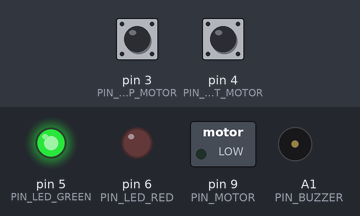
This sketch was run on a simulated Arduino Uno, built with avr-gcc and run on an emulated ATmega328P. Parts: switched loads named in the sketch (green lamp = pin HIGH), output pins drawn as LEDs (lit = HIGH), buzzer (waves = sounding). The inputs (shaded band) are chosen by the test bench; at power-on: pin 4 (PIN_START_MOTOR) HIGH, pin 3 (PIN_STOP_MOTOR) HIGH.

Above: at 1.2 s.
1.3 s: pin 4 (PIN_START_MOTOR) pulled LOW for 0.15 s
At 3.4 s:
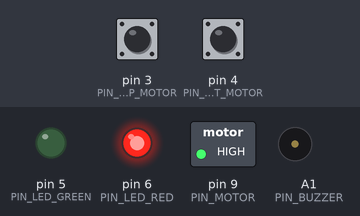
4.3 s: pin 3 (PIN_STOP_MOTOR) pulled LOW for 0.15 s
At 5.5 s:
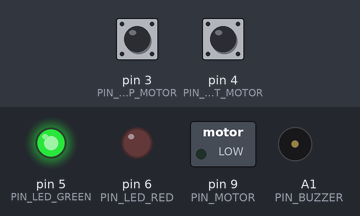
5.9 s: pin 4 (PIN_START_MOTOR) pulled LOW for 1 s
At 6.62 s:
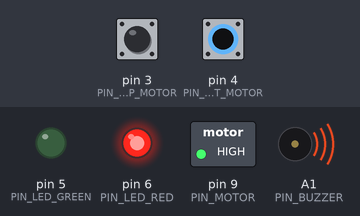
9.2 s: pin 3 (PIN_STOP_MOTOR) pulled LOW for 1 s
At 10.4 s:
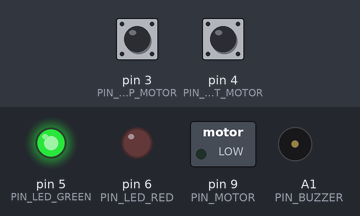
Timing chart, 0 to 12.2 s (numbered marks = the images above; inputs shaded):
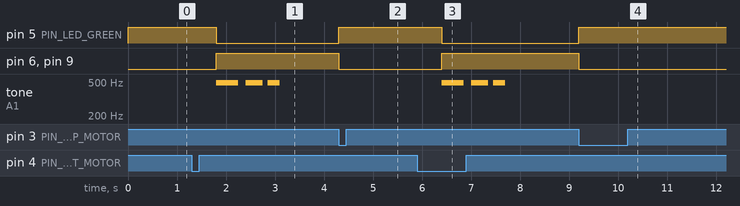

The sketch:

Projekt_14-DC_Motor-ovn2.ino
```cpp
/***************************************************************************************
 * Projekt 14 - DC-Motor -övning 2
 *
 * LÖPANDE BAND
 * Denna övning simulerar ett löpandeband som transporterar paket från ena sidan av
 * fabriken till den andra. Med en krets som består av en knapp för att starta remmen
 * och en slutstegssensor för att stoppa löpandetbandet och kunna lossa paketen.
 * Målen är:
 *   • Starta löpandebandet endast med startknappen, röd lampa tänds och ett ljud avges.
 *  • Stoppa löpandebandet när det behövs med stopp-knappen. En grön lampa tänds.
 ****************************************************************************************/

const int PIN_MOTOR       = 9;
const int PIN_STOP_MOTOR  = 3;
const int PIN_START_MOTOR = 4;
const int PIN_LED_GREEN   = 5;
const int PIN_LED_RED     = 6;
const int PIN_BUZZER      = A1;

bool state = 0;
bool buzzerPlaying = true;

void setup()
{
    pinMode(PIN_STOP_MOTOR,  INPUT_PULLUP);
    pinMode(PIN_START_MOTOR, INPUT_PULLUP);
    pinMode(PIN_MOTOR,      OUTPUT);
    pinMode(PIN_LED_GREEN,  OUTPUT);
    pinMode(PIN_LED_RED,    OUTPUT);
}

void loop()
{
    int startValue = digitalRead(PIN_START_MOTOR); //start-knappens status/tillstånd läses av.
    int stopValue  = digitalRead(PIN_STOP_MOTOR);  //stopp-knappens status/tillstånd läses av.

    if (startValue == LOW)  //Om värdet på den lokala variabeln "startValue" är lågt, 0.
    {
        delay(500);
        state = 1;            //ändras tillståndet till 1 för att aktivera motorn.
    }

    if (stopValue == LOW)   //Om värdet på den lokala variabeln "stopValue" är lågt, 0.
    {
        state = 0;            //ändras tillståndet till 0 för att stänga av motorn
    }


    if(state == 0)          // Om värdet för "status/tillstånd" är 0, stängs av motorn.
    {
        digitalWrite (PIN_LED_GREEN, HIGH);
        digitalWrite (PIN_LED_RED, LOW);
        digitalWrite (PIN_MOTOR, LOW);
        buzzerPlaying = true;
    }
    else    // annars sätts motorn på.
    {
        digitalWrite (PIN_MOTOR, HIGH);
        digitalWrite (PIN_LED_GREEN, LOW);
        digitalWrite (PIN_LED_RED, HIGH);

        if( buzzerPlaying == true )
        {
            playBuzzer();
            buzzerPlaying = false;
        }
    }
}


void playBuzzer()
{
    tone(PIN_BUZZER, 490); //Skapar en ton(ljud)
    delay(450);
    noTone(PIN_BUZZER);    //stänger av ljudet.
    delay(150);
    tone(PIN_BUZZER, 490); //Skapar en ton(ljud)
    delay(350);
    noTone(PIN_BUZZER);    //stänger av ljudet.
    delay(100);
    tone(PIN_BUZZER, 490); //Skapar en ton(ljud)
    delay(250);
    noTone(PIN_BUZZER);    //stänger av ljudet.
}
```

Measured:
- after the input at 1.3 s, pin 5 (PIN_LED_GREEN): HIGH → LOW after 0.50 s; pin 6 (PIN_LED_RED), pin 9 (PIN_MOTOR): LOW → HIGH after 0.50 s; tone on A1 (PIN_BUZZER): goes 490 Hz 0.45 s, silent 0.15 s, 490 Hz 0.35 s, silent 0.10 s, 490 Hz 0.25 s, then silent, starting after 0.50 s
- after the input at 4.3 s, pin 5 (PIN_LED_GREEN): LOW → HIGH at once; pin 6 (PIN_LED_RED), pin 9 (PIN_MOTOR): HIGH → LOW at once
- after the input at 5.9 s, pin 5 (PIN_LED_GREEN): HIGH → LOW after 0.50 s; pin 6 (PIN_LED_RED), pin 9 (PIN_MOTOR): LOW → HIGH after 0.50 s; tone on A1 (PIN_BUZZER): goes 490 Hz 0.45 s, silent 0.15 s, 490 Hz 0.35 s, silent 0.10 s, 490 Hz 0.25 s, then silent, starting after 0.50 s
- after the input at 9.2 s, pin 5 (PIN_LED_GREEN): LOW → HIGH at once; pin 6 (PIN_LED_RED), pin 9 (PIN_MOTOR): HIGH → LOW at once
